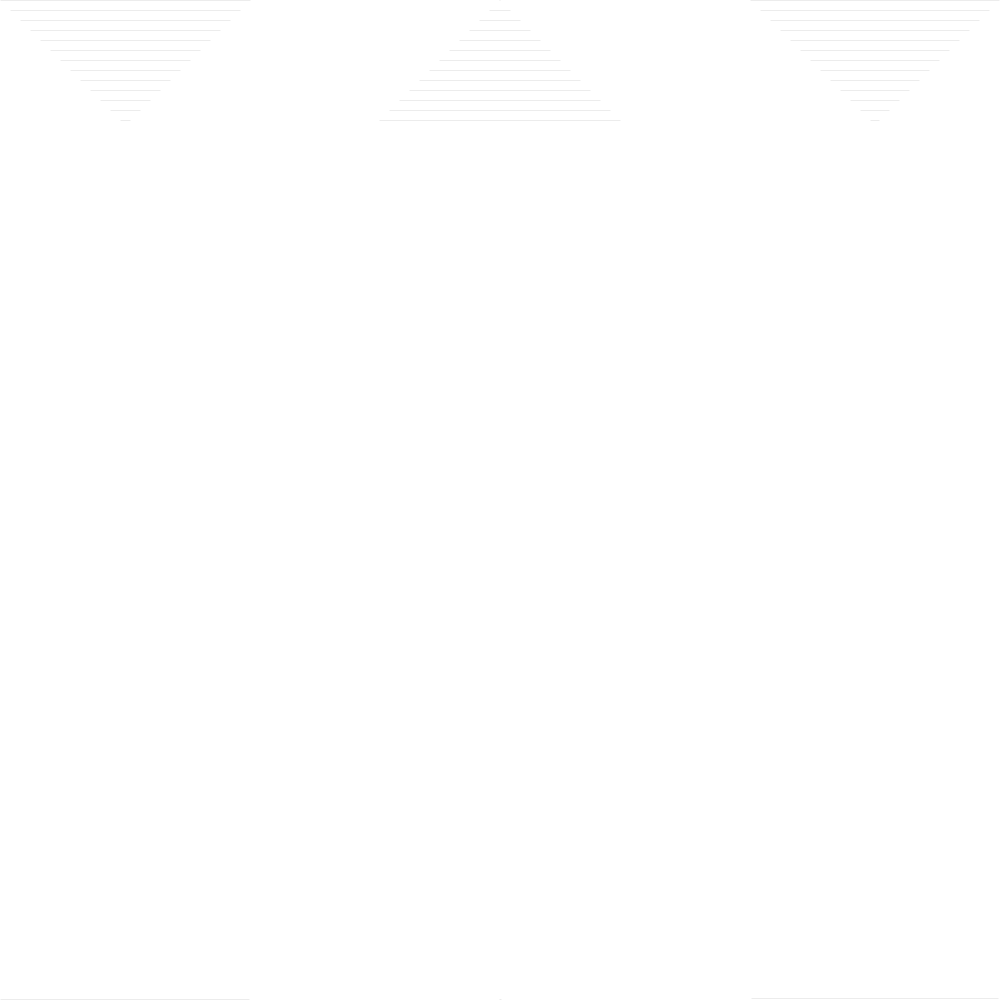
Frame 1 (no input)
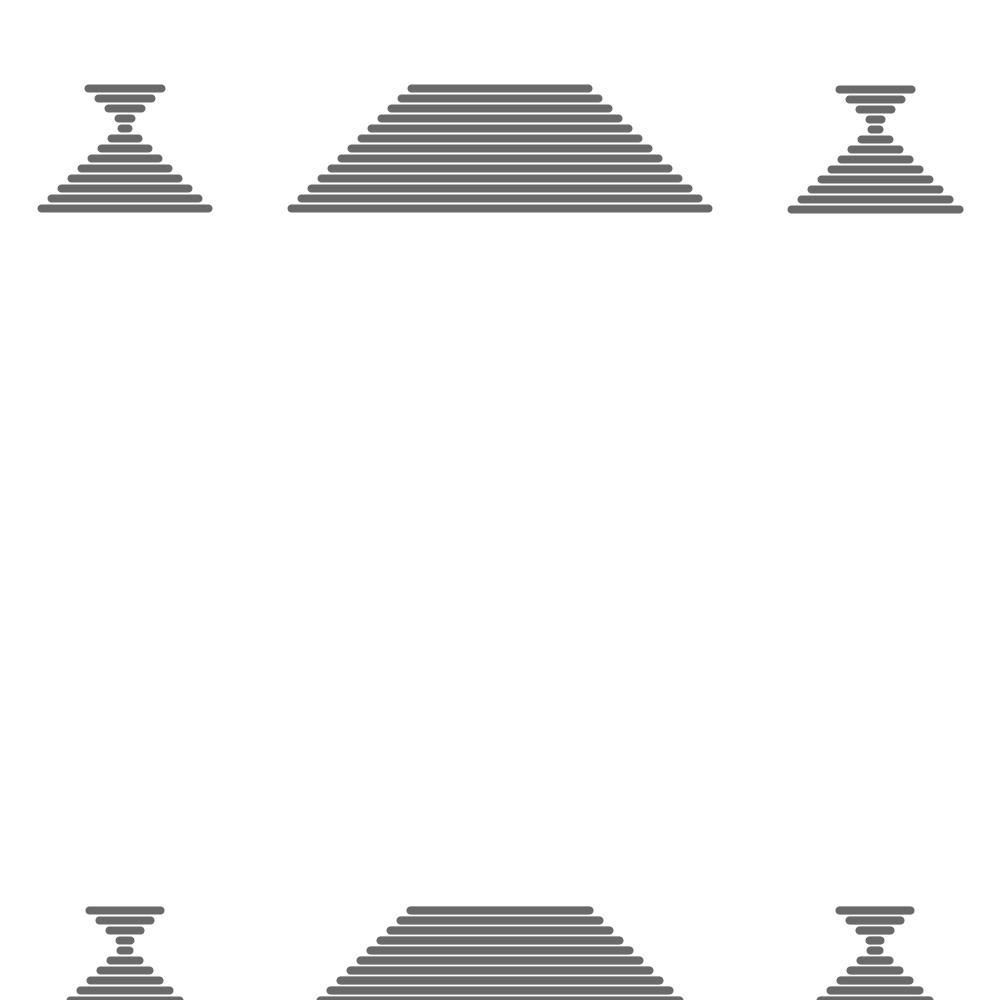
Frame 60 (the mouse pressed at the canvas centre just before this capture)
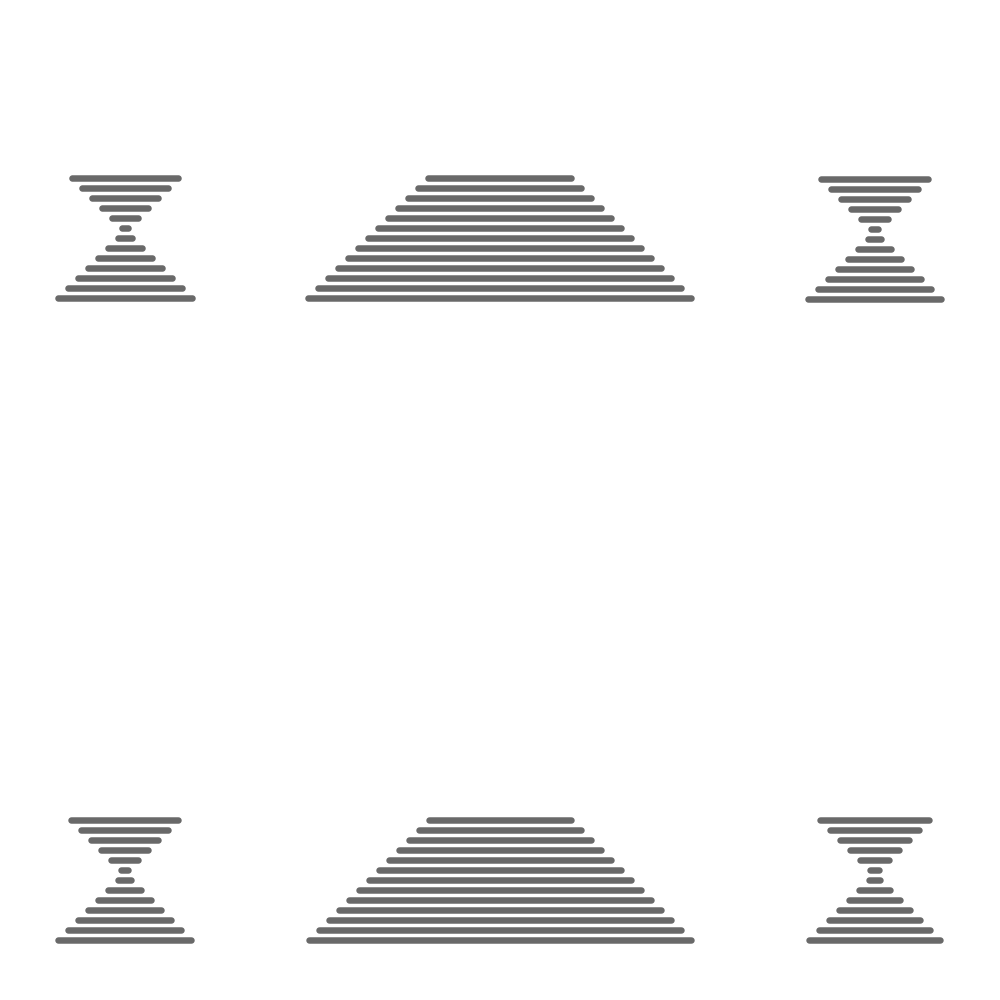
Frame 120 (the mouse held since frame 60 and released just before this capture)

The Processing sketch that drew these frames (run headless with seeded random() and noise(); from frame 60 on, the mouse is pressed at the canvas centre):

// Processing sketch: Final_Residency_Object2MultiplesTestC
// ── Final_Residency_Object2MultiplesTestC.pde
Lineangle lineangleA1 = new Lineangle();

void setup() {
  size(1000,1000);
}

void draw() {
  background(255);
  lineangleA1.lineangleMove1();
  lineangleA1.lineangleMove2();
  lineangleA1.lineangleMove3();
  lineangleA1.lineangleMove4();
  lineangleA1.lineangleMove5();
  lineangleA1.lineangleMove6();
}

class Lineangle {
  float pointX = 0; 
  //change to 250 to reverse strokewidth and vertical orientation
  float pointY = 0;
  float moveX = .25;
  float moveY = .25;
  
  
  Lineangle() {
  }
  
  void lineangleMove1() {
    if (pointX > width/8 || pointX < 0) { 
      moveX = moveX * -1;
    }
    if (pointY > height || pointY < 0) { 
      moveY = moveY * -1;
    }
    stroke(0,150);
    if (pointX >= 0) {
      strokeWeight(pointX/11);
    } else { 
      strokeWeight(pointX/-23);
    }
      for (int i = 0; i <125; i = i + 10) {
      line(i+pointX,i+pointY, width/4 - (i+pointX), i+pointY);
     }
     pointX = pointX + moveX;
     pointY = pointY + moveY;
     
  }
  void lineangleMove2() {
    if (pointX > width/8 || pointX < 0) { 
      moveX = moveX * -1;
    }
    if (pointY > height || pointY < 0) { 
      moveY = moveY * -1;
    }
    stroke(0,150);
    if (pointX >= 0) {
      strokeWeight(pointX/11);
    } else { 
      strokeWeight(pointX/-23);
    }
      for (int i = 0; i <125; i = i + 10) {
      line(i+pointX+(width/2),i+pointY, width/2 - (i+pointX), i+pointY);
     }
     pointX = pointX + moveX ;
     pointY = pointY + moveY;
     
  }
  void lineangleMove3() {
    if (pointX > width/8 || pointX < 0) { 
      moveX = moveX * -1;
    }
    if (pointY > height || pointY < 0) { 
      moveY = moveY * -1;
    }
    stroke(0,150);
    if (pointX >= 0) {
      strokeWeight(pointX/11);
    } else { 
      strokeWeight(pointX/-23);
    }
      for (int i = 0; i <125; i = i + 10) {
      line(i+pointX+(width*.75),i+pointY, width - (i+pointX), i+pointY);
     }
     pointX = pointX + moveX ;
     pointY = pointY + moveY;
     
  }
    void lineangleMove4() {
    if (pointX > width/8 || pointX < 0) { 
      moveX = moveX * -1;
    }
    if (pointY > height || pointY < 0) { 
      moveY = moveY * -1;
    }
    stroke(0,150);
    if (pointX >= 0) {
      strokeWeight(pointX/11);
    } else { 
      strokeWeight(pointX/-23);
    }
      for (int i = 0; i <125; i = i + 10) {
      line(i+pointX,i+pointY*-1+height, width/4 - (i+pointX), i+pointY*-1+height);
     }
     pointX = pointX + moveX ;
     pointY = pointY + moveY;
     
  }
    void lineangleMove5() {
    if (pointX > width/8 || pointX < 0) { 
      moveX = moveX * -1;
    }
    if (pointY > height || pointY < 0) { 
      moveY = moveY * -1;
    }
    stroke(0,150);
    if (pointX >= 0) {
      strokeWeight(pointX/11);
    } else { 
      strokeWeight(pointX/-23);
    }
      for (int i = 0; i <125; i = i + 10) {
      line(i+pointX + (width/2),i+pointY*-1+height, width/2 - (i+pointX), i+pointY*-1+height);
     }
     pointX = pointX + moveX ;
     pointY = pointY + moveY;
     
  }
  void lineangleMove6() {
    if (pointX > width/8 || pointX < 0) { 
      moveX = moveX * -1;
    }
    if (pointY > height || pointY < 0) { 
      moveY = moveY * -1;
    }
    stroke(0,150);
    if (pointX >= 0) {
      strokeWeight(pointX/11);
    } else { 
      strokeWeight(pointX/-23);
    }
      for (int i = 0; i <125; i = i + 10) {
      line(i+pointX + (width*.75),i+pointY*-1+height, width - (i+pointX), i+pointY*-1+height);
     }
     pointX = pointX + moveX ;
     pointY = pointY + moveY;
     
  }
}
  
